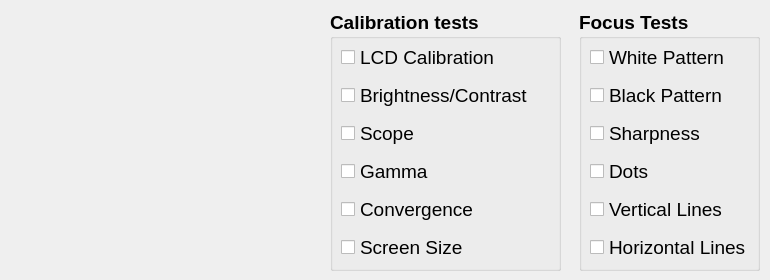
    <widget class="QWidget" name="page">
     <widget class="QGroupBox" name="groupBox">
      <property name="geometry">
       <rect>
        <x>330</x>
        <y>10</y>
        <width>231</width>
        <height>261</height>
       </rect>
      </property>
      <property name="font">
       <font>
        <pointsize>14</pointsize>
        <italic>false</italic>
        <bold>true</bold>
        <underline>false</underline>
       </font>
      </property>
      <property name="title">
       <string>Calibration tests</string>
      </property>
      <property name="flat">
       <bool>false</bool>
      </property>
     </widget>
     <widget class="QGroupBox" name="groupBox_2">
      <property name="geometry">
       <rect>
        <x>579</x>
        <y>10</y>
        <width>181</width>
        <height>261</height>
       </rect>
      </property>
      <property name="font">
       <font>
        <pointsize>14</pointsize>
        <bold>true</bold>
       </font>
      </property>
      <property name="title">
       <string>Focus Tests</string>
      </property>
     </widget>
     <widget class="QCheckBox" name="LCDCalibration">
      <property name="geometry">
       <rect>
        <x>341</x>
        <y>41</y>
        <width>221</width>
        <height>32</height>
       </rect>
      </property>
      <property name="font">
       <font>
        <pointsize>14</pointsize>
       </font>
      </property>
      <property name="text">
       <string>LCD Calibration</string>
      </property>
     </widget>
     <widget class="QCheckBox" name="Gamma">
      <property name="geometry">
       <rect>
        <x>341</x>
        <y>155</y>
        <width>221</width>
        <height>32</height>
       </rect>
      </property>
      <property name="font">
       <font>
        <pointsize>14</pointsize>
       </font>
      </property>
      <property name="text">
       <string>Gamma</string>
      </property>
     </widget>
     <widget class="QCheckBox" name="Brightness">
      <property name="geometry">
       <rect>
        <x>341</x>
        <y>79</y>
        <width>221</width>
        <height>32</height>
       </rect>
      </property>
      <property name="font">
       <font>
        <pointsize>14</pointsize>
       </font>
      </property>
      <property name="text">
       <string>Brightness/Contrast</string>
      </property>
     </widget>
     <widget class="QCheckBox" name="ScreenSize">
      <property name="geometry">
       <rect>
        <x>341</x>
        <y>231</y>
        <width>221</width>
        <height>32</height>
       </rect>
      </property>
      <property name="font">
       <font>
        <pointsize>14</pointsize>
       </font>
      </property>
      <property name="text">
       <string>Screen Size</string>
      </property>
     </widget>
     <widget class="QCheckBox" name="Scope">
      <property name="geometry">
       <rect>
        <x>341</x>
        <y>117</y>
        <width>221</width>
        <height>32</height>
       </rect>
      </property>
      <property name="font">
       <font>
        <pointsize>14</pointsize>
       </font>
      </property>
      <property name="text">
       <string>Scope</string>
      </property>
     </widget>
     <widget class="QCheckBox" name="Convergence">
      <property name="geometry">
       <rect>
        <x>341</x>
        <y>193</y>
        <width>221</width>
        <height>32</height>
       </rect>
      </property>
      <property name="font">
       <font>
        <pointsize>14</pointsize>
       </font>
      </property>
      <property name="text">
       <string>Convergence</string>
      </property>
     </widget>
     <widget class="QCheckBox" name="WhitePattern">
      <property name="geometry">
       <rect>
        <x>590</x>
        <y>41</y>
        <width>171</width>
        <height>32</height>
       </rect>
      </property>
      <property name="font">
       <font>
        <pointsize>14</pointsize>
       </font>
      </property>
      <property name="text">
       <string>White Pattern</string>
      </property>
     </widget>
     <widget class="QCheckBox" name="BlackPattern">
      <property name="geometry">
       <rect>
        <x>590</x>
        <y>79</y>
        <width>171</width>
        <height>32</height>
       </rect>
      </property>
      <property name="font">
       <font>
        <pointsize>14</pointsize>
       </font>
      </property>
      <property name="text">
       <string>Black Pattern</string>
      </property>
     </widget>
     <widget class="QCheckBox" name="Sharpness">
      <property name="geometry">
       <rect>
        <x>590</x>
        <y>117</y>
        <width>171</width>
        <height>32</height>
       </rect>
      </property>
      <property name="font">
       <font>
        <pointsize>14</pointsize>
       </font>
      </property>
      <property name="text">
       <string>Sharpness</string>
      </property>
     </widget>
     <widget class="QCheckBox" name="Dots">
      <property name="geometry">
       <rect>
        <x>590</x>
        <y>155</y>
        <width>171</width>
        <height>32</height>
       </rect>
      </property>
      <property name="font">
       <font>
        <pointsize>14</pointsize>
       </font>
      </property>
      <property name="text">
       <string>Dots</string>
      </property>
     </widget>
     <widget class="QCheckBox" name="VerticalLines">
      <property name="geometry">
       <rect>
        <x>590</x>
        <y>193</y>
        <width>171</width>
        <height>32</height>
       </rect>
      </property>
      <property name="font">
       <font>
        <pointsize>14</pointsize>
       </font>
      </property>
      <property name="text">
       <string>Vertical Lines</string>
      </property>
     </widget>
     <widget class="QCheckBox" name="HorisontalLines">
      <property name="geometry">
       <rect>
        <x>590</x>
        <y>231</y>
        <width>171</width>
        <height>32</height>
       </rect>
      </property>
      <property name="font">
       <font>
        <pointsize>14</pointsize>
       </font>
      </property>
      <property name="text">
       <string>Horizontal Lines</string>
      </property>
     </widget>
     <widget class="QLabel" name="Lable1Hider">
      <property name="geometry">
       <rect>
        <x>360</x>
        <y>50</y>
        <width>201</width>
        <height>21</height>
       </rect>
      </property>
      <property name="text">
       <string/>
      </property>
     </widget>
     <widget class="QLabel" name="CalibrationPicture">
      <property name="geometry">
       <rect>
        <x>20</x>
        <y>40</y>
        <width>270</width>
        <height>231</height>
       </rect>
      </property>
      <property name="text">
       <string/>
      </property>
     </widget>
     <widget class="QLabel" name="CalibrationHiderScope">
      <property name="geometry">
       <rect>
        <x>360</x>
        <y>120</y>
        <width>201</width>
        <height>21</height>
       </rect>
      </property>
      <property name="text">
       <string/>
      </property>
     </widget>
     <widget class="QLabel" name="CalibrationHiderGamma">
      <property name="geometry">
       <rect>
        <x>360</x>
        <y>160</y>
        <width>201</width>
        <height>21</height>
       </rect>
      </property>
      <property name="text">
       <string/>
      </property>
     </widget>
     <widget class="QLabel" name="CalibrationHiderConvergence">
      <property name="geometry">
       <rect>
        <x>360</x>
        <y>200</y>
        <width>201</width>
        <height>21</height>
       </rect>
      </property>
      <property name="text">
       <string/>
      </property>
     </widget>
     <widget class="QLabel" name="CalibrationHiderScreenSize">
      <property name="geometry">
       <rect>
        <x>360</x>
        <y>240</y>
        <width>201</width>
        <height>21</height>
       </rect>
      </property>
      <property name="text">
       <string/>
      </property>
     </widget>
     <widget class="QLabel" name="CalibrationHiderWhitePattern">
      <property name="geometry">
       <rect>
        <x>610</x>
        <y>50</y>
        <width>141</width>
        <height>21</height>
       </rect>
      </property>
      <property name="text">
       <string/>
      </property>
     </widget>
     <widget class="QLabel" name="CalibrationHiderBlackPattern">
      <property name="geometry">
       <rect>
        <x>610</x>
        <y>90</y>
        <width>141</width>
        <height>21</height>
       </rect>
      </property>
      <property name="text">
       <string/>
      </property>
     </widget>
     <widget class="QLabel" name="CalibrationHiderSharpness">
      <property name="geometry">
       <rect>
        <x>610</x>
        <y>120</y>
        <width>141</width>
        <height>21</height>
       </rect>
      </property>
      <property name="text">
       <string/>
      </property>
     </widget>
     <widget class="QLabel" name="CalibrationHiderDotes">
      <property name="geometry">
       <rect>
        <x>610</x>
        <y>160</y>
        <width>141</width>
        <height>21</height>
       </rect>
      </property>
      <property name="text">
       <string/>
      </property>
     </widget>
     <widget class="QLabel" name="CalibrationHiderVertical">
      <property name="geometry">
       <rect>
        <x>610</x>
        <y>200</y>
        <width>141</width>
        <height>21</height>
       </rect>
      </property>
      <property name="text">
       <string/>
      </property>
     </widget>
     <widget class="QLabel" name="CalibrationHiderHorizontal">
      <property name="geometry">
       <rect>
        <x>610</x>
        <y>240</y>
        <width>141</width>
        <height>21</height>
       </rect>
      </property>
      <property name="text">
       <string/>
      </property>
     </widget>
     <widget class="QLabel" name="CalibrationHiderBrightnes">
      <property name="geometry">
       <rect>
        <x>370</x>
        <y>90</y>
        <width>201</width>
        <height>21</height>
       </rect>
      </property>
      <property name="text">
       <string/>
      </property>
     </widget>
     <zorder>groupBox</zorder>
     <zorder>groupBox_2</zorder>
     <zorder>LCDCalibration</zorder>
     <zorder>Gamma</zorder>
     <zorder>ScreenSize</zorder>
     <zorder>Scope</zorder>
     <zorder>Convergence</zorder>
     <zorder>WhitePattern</zorder>
     <zorder>Sharpness</zorder>
     <zorder>Lable1Hider</zorder>
     <zorder>CalibrationPicture</zorder>
     <zorder>CalibrationHiderScope</zorder>
     <zorder>CalibrationHiderGamma</zorder>
     <zorder>CalibrationHiderConvergence</zorder>
     <zorder>CalibrationHiderScreenSize</zorder>
     <zorder>CalibrationHiderWhitePattern</zorder>
     <zorder>CalibrationHiderSharpness</zorder>
     <zorder>Brightness</zorder>
     <zorder>CalibrationHiderBrightnes</zorder>
     <zorder>BlackPattern</zorder>
     <zorder>CalibrationHiderBlackPattern</zorder>
     <zorder>HorisontalLines</zorder>
     <zorder>VerticalLines</zorder>
     <zorder>CalibrationHiderHorizontal</zorder>
     <zorder>CalibrationHiderVertical</zorder>
     <zorder>Dots</zorder>
     <zorder>CalibrationHiderDotes</zorder>
    </widget>
